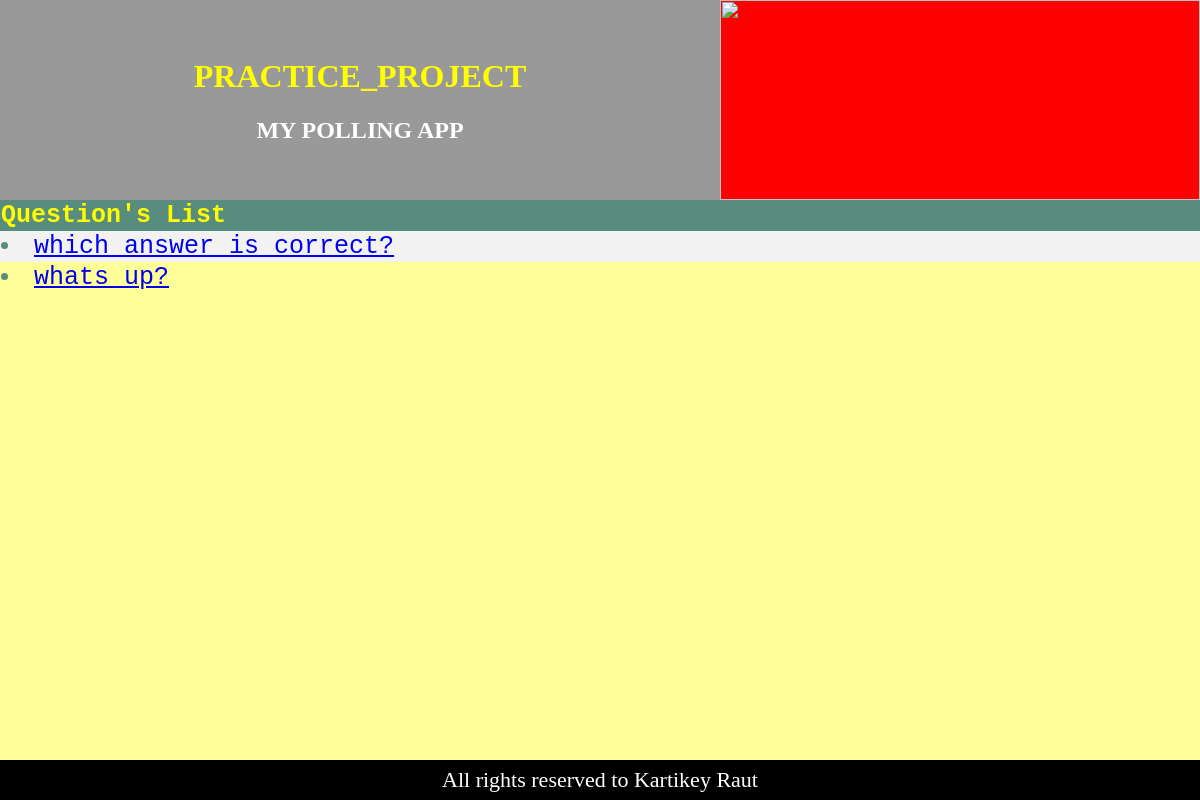
Screenshot of /polls/ with the database file from the repository.
### polls/models.py (models this page shows, shortened)
class Question(models.Model):
    question_text = models.CharField(max_length=200)
    pub_date = models.DateTimeField('date published')#'date published' is an optional first argument to deginate a human redable name

### polls/views.py (the view)
# urls.py: path('', views.IndexView.as_view(), name='index'),
class IndexView(generic.ListView):
    template_name = 'polls/index.html'
    context_object_name = 'latest_question_list'
    def get_queryset(self):
        return Question.objects.order_by('-pub_date')[:5]

### polls/templates/polls/index.html (shortened to what this page needs)
<html>
<head>
</head>
<body>
    <div id="main">
        <div id="header">
            <div id="title">
                <h1><br>PRACTICE_PROJECT</h1>
                <h2>MY POLLING APP</h2>
            </div>
            <div id="rightLogo">
                <img src="https://i.ytimg.com/vi/IHedPOvb9uE/maxresdefault.jpg"  />
            </div>
        </div>
        <table>
            <tr>
                <th>Question's List</th>
            </tr>
            {% if latest_question_list %}
                {% for question in latest_question_list %}
                    <tr><td><li><a href="{% url 'polls:detail' question.id %}">{{ question.question_text }}</a></li></td>
                {% endfor %}
            {% else %}
                <p>No polls are available.</p>
            {% endif %}
       </table>
       <div id="footer">
            All rights reserved to Kartikey Raut
        </div>
    </div>
</body>
</html>

### polls/templates/polls/index.html (style rules this page uses)
body { margin:0px; padding:0px; }
#main { width:100%; height:100%; background-color:#FF9; margin-left:auto; margin-right:auto; }
#header { height:200px; background-color:#F90; }
#leftLogo img,#rightLogo img { width:100%; height:100%; }
#title { width:60%; height:200px; background-color:#999; float:left; }
#title h1 { color:Yellow; text-align:center; }
#title h2 { text-align:center; color:white; }
#rightLogo { width:40%; height:200px; background-color:#F00; float:left; }
table { border-collapse: collapse; width: 100%; color: #588c7e; font-family: monospace; font-size: 25px; text-align: left; }
th { background-color: #588c7e; color: yellow; }
tr:nth-child(even) { background-color: #f2f2f2; }
#footer { position: fixed; height:40px; width:100%; background-color:black; color:white; text-align:center; font-size:22px; line-height:40px; bottom:0px; }

### rows the page displays
Question: question_text "which answer is correct?"
Question: question_text "whats up?"
